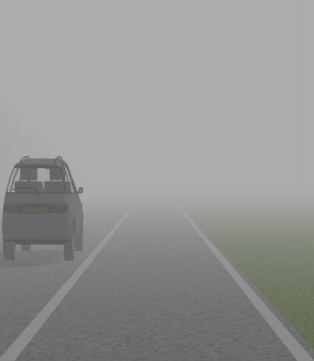
#> input picture testFog.png, 314 x 361 px
$ python testcode.py   (Python 2 division)
#> lines starting #> are read from the running program, lines starting #| are printed output that depends on the picture
from __future__ import division
from scipy.interpolate import spline
import cv2
import numpy as np
import matplotlib.pyplot as plt

X = 157
Y = 181
in_image = cv2.imread('testFog.png', 0)
#> in_image: shape (361, 314); min 89, max 177, mean 148.7
image = cv2.resize(in_image, (181, 157))
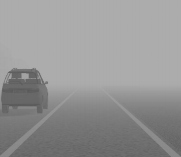
#> image: shape (157, 181); min 90, max 173, mean 148.7
out_file = cv2.imread('output_file.png', 0)
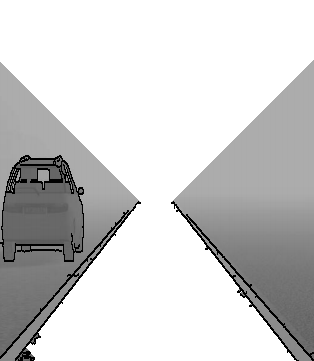
#> input picture output_file.png, 314 x 361 px
#> out_file is the input picture: shape (361, 314); min 0, max 255, mean 206.5


# [15 lines of commented-out code are left out]
heigh, width = out_file.shape[:2]
#> heigh = 361; width = 314
# print("heigh " + str(heigh))
# print("width " + str(width))

# mang B chua cac diem anh mau trang la region_growing
B = []
for i in range(0, heigh-1):
    # print 'line' + str(i)
    dis = 0
    temp = 0
    begin = 0
    end = 0
    for j in range(0,width):
        if (out_file[i, j] == 255):
            # print 'temp' + str(temp)
            temp = temp + 1
        else:
            if (dis < temp):
                dis = temp
                end = j - 1
                begin = j - temp
                temp = 0
            temp = 0
    # print 'dis' + str(dis)
    # print begin
    # print end
    if (begin == 0 and end == 0):
        end = width - 1
        dis = width - 1
    B.append([i, begin, end, end - begin + 1])
# print B
luminance = []
for i in range(0, len(B)):
    tong = 0
    for j in range(B[i][1], B[i][2] + 1):
        tong = tong + in_image[i, j]
    luminance.append([i, tong / B[i][3]])
#> after the loop, luminance = 360 pairs, first value 0 to 359, second value 105.7 to 171.8

axisx = []
axisy = []
deriy = []
# print luminance
print luminance
#> (printed output is left out)
size = len(luminance)
#> size = 360

def smooth(y, box_pts):
    box = np.ones(box_pts)/box_pts
    y_smooth = np.convolve(y, box, mode='same')
    return y_smooth
for i in range(0, len(luminance)):
    axisx.append(luminance[i][0])
    axisy.append(luminance[i][1])
#> after the loop, axisx = 360 values from 0 to 359; axisy = 360 values, max 171.8 at index 110, min 105.7 at index 357, mean 151.6
# mang xnew [0, X, do chia nho nhat la 1]
xnew = np.linspace(axisx[0], axisx[X - 2], X - 1, endpoint=True)
#> xnew = 156 values from 0 to 155
#> (the run stopped early here; a loop or call above may not have finished)
